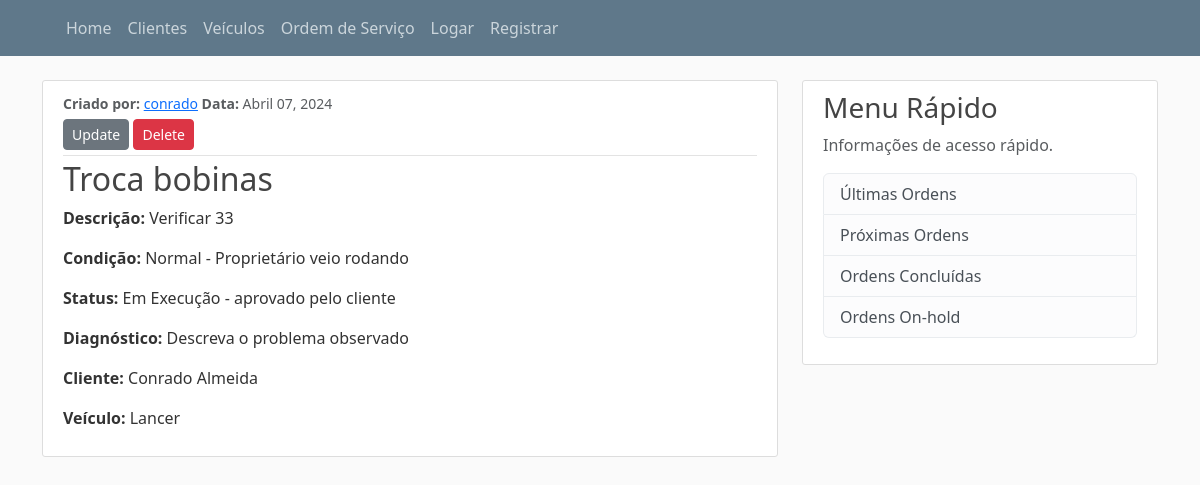
Screenshot of /garage/ordens/3/ with the database file from the repository.
### garage/models.py (models this page shows, shortened)
class Ordem(models.Model):
    CONDICOES_VEICULO = (
        ("A", "Normal - Proprietário veio rodando"),
        ("B", "Sem funcionar - veio no guincho"),
        ("C", "Com anomalia - Proprietário veio rodando"),
        ("D", "Com anomalia - Veio rodando por terceiro")
    )
    STATUS_ORDEM = (
        ('A', 'Em Execução - aprovado pelo cliente'),
        ('B', 'Em Aberto -  aguardando aprovação pelo cliente'),
        ('C', 'Em Aberto -  aguardando peças'),
        ('D', 'Finallizado'),
        ('E', 'Finallizado - interrompido pelo cliente')
    )
    titulo = models.CharField(max_length=50)
    slug = models.SlugField(max_length=250)
    status = models.CharField(choices=STATUS_ORDEM,default='Em Execução - aprovado pelo cliente', max_length=100)
    condicao = models.CharField(choices=CONDICOES_VEICULO,default='Normal - Proprietário veio rodando', max_length=100)
    descricao = models.CharField(max_length=150)
    diagnostico = models.TextField(max_length=150, default='Descreva o problema observado')
    data_criacao = models.DateField(auto_now_add=True)
    veiculo_id = models.ForeignKey(Veiculo, on_delete=models.CASCADE)
    cliente_id = models.ForeignKey(Cliente, on_delete=models.CASCADE)
    autor = models.ForeignKey(User, on_delete=models.CASCADE)

class Cliente(models.Model):
    nome = models.CharField(max_length=250)
    slug = models.SlugField(max_length=250)
    n_cpf = models.CharField(max_length=50)
    endereco = models.CharField(max_length=150)
    bairro = models.CharField(max_length=50)
    cidade = models.CharField(max_length=50)
    cep = models.CharField(max_length=9)
    data_criacao = models.DateTimeField(auto_now_add=True)
    email = models.CharField(max_length=100)
    autor = models.ForeignKey(User, on_delete=models.CASCADE)
    def __str__(self):
        return self.nome

class Veiculo(models.Model):
    marca = models.CharField(max_length=50)
    modelo = models.CharField(max_length=50)
    slug = models.SlugField(max_length=250, unique=True)
    placa = models.CharField(max_length=250)
    motor = models.CharField(max_length=150)
    ano = models.CharField(max_length=50)
    data_criacao = models.DateField(auto_now_add=True)
    autor = models.ForeignKey(User, on_delete=models.CASCADE)
    def __str__(self):
        return self.modelo

### garage/views.py (the view)
# urls.py: path('ordens/<int:pk>/', OrdemDetailView.as_view(), name='ordem-detail'),
class OrdemDetailView(DetailView):
    model = Ordem
    template_name = 'garage/ordens/ordem_details.html'

### templates/garage/ordens/ordem_details.html (shortened to what this page needs)
{% extends "garage/base.html" %}
{% block content %}
  <article class="media content-section">
    <div class="media-body">
      <div class="article-metadata">
        <small class="text-muted">
          <strong> Criado por: <a class="mr-2" href="#"></strong>{{object.autor}}</a>
          <strong> Data: </strong>{{object.data_criacao|date:"F d, Y"}}
        </small>
        {% if object.nome != user %}
          <div>
            <a class="btn btn-secondary btn-sm mt-1 mb-1" href="{% url 'garage:ordem-update' object.id %}">Update</a>
            <a class="btn btn-danger btn-sm mt-1 mb-1" href="{% url 'garage:ordem-delete' object.id %}">Delete</a>
          </div>
        {% endif %}
      </div>
      <h2 class="article-title">{{ object.titulo }}</h2>
      <p class="article-content"><strong>Descrição: </strong>{{object.descricao }}</p>
      <p class="article-content"><strong>Condição: </strong>{{ object.get_condicao_display }}</p>
      <p class="article-content"><strong>Status: </strong>{{ object.get_status_display }}</p>
      <p class="article-content"><strong>Diagnóstico: </strong>{{ object.diagnostico }}</p>
      <p class="article-content"><strong>Cliente: </strong>{{ object.cliente_id }}</p>
      <p class="article-content"><strong>Veículo: </strong>{{ object.veiculo_id }}</p>
    </div>
  </article>
{% endblock content %}

### garage/static/css/main.css (style rules this page uses)
body { background: #fafafa; color: #333333; margin-top: 5rem; }
h1, h2, h3, h4, h5, h6 { color: #444444; }
.content-section { background: #ffffff; padding: 10px 20px; border: 1px solid #dddddd; border-radius: 3px; margin-bottom: 20px; }
.article-title { color: #444444; }
.article-content { white-space: pre-line; }
.article-metadata { padding-bottom: 1px; margin-bottom: 4px; border-bottom: 1px solid #e3e3e3 }

### rows the page displays
Ordem: data_criacao "Abril 07, 2024", titulo "Troca bobinas", descricao "Verificar 33", condicao "Normal - Proprietário veio rodando", status "Em Execução - aprovado pelo cliente", diagnostico "Descreva o problema observado", cliente_id "Conrado Almeida", veiculo_id "Lancer"
